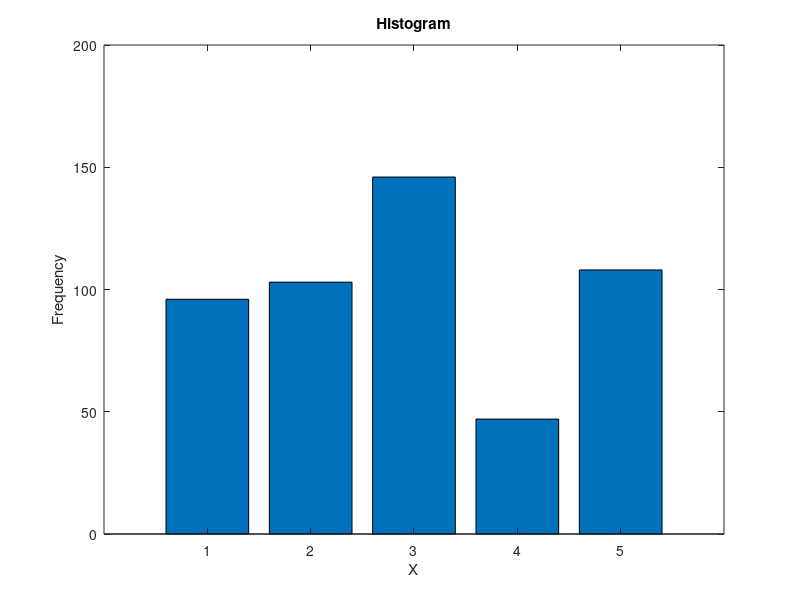

Reproduce this figure in MATLAB.
%Write the MATLAB code to implement example 4.5. Generate 
%500 random variables from this distribution and construct 
%a histogram (hist function) to verify your code.
prob_mass_func=[.15,.22,.33,.10,.20];
n=500;
acc=zeros(1,n); %values of Y=X the values we accepted 
rej=zeros(1,n); %values of Y that we rejected 
c=1.65;
irej=1;
iacc=1;
while iacc<=n
    y=unidrnd(5);
    u=rand(1);
    if u <= prob_mass_func(y)/(c*(1/5)); %formula for comparing u in step 3 

        acc(iacc)=y;
        iacc=1+iacc;
    else 
        rej(irej)=y;
        irej=1+irej;
    end
end 
 
accept=hist(acc,5);
bar(accept);
title('Histogram')
xlabel('X');
ylabel('Frequency');
